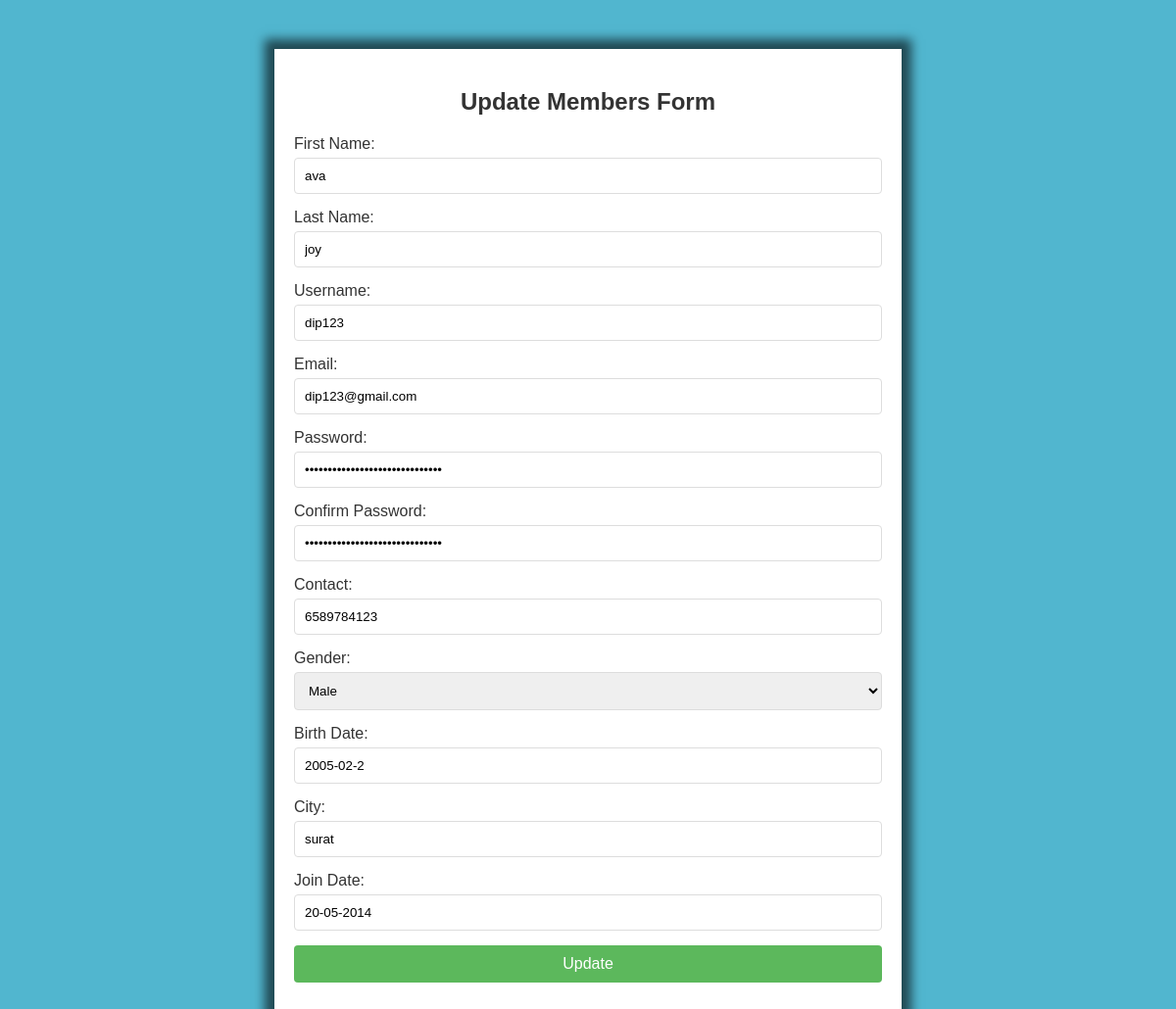
/adminpage/member-update.php?id=22 (signed in), run on the app's committed database.
### tables this page shows
CREATE TABLE `registration` (
  `user_id` int(11) NOT NULL,
  `fname` varchar(10) NOT NULL,
  `lname` varchar(10) NOT NULL,
  `user_name` varchar(10) NOT NULL,
  `email` varchar(20) NOT NULL,
  `password` varchar(30) NOT NULL,
  `cpassword` varchar(30) NOT NULL,
  `contact` varchar(10) NOT NULL,
  `gender` varchar(10) NOT NULL,
  `bod` varchar(10) NOT NULL,
  `city` varchar(10) NOT NULL,
  `jdate` varchar(10) NOT NULL
);

### adminpage/member-update.php (the view, shortened to what this page needs)
<!DOCTYPE html>
<html lang="en">
<head>
    <link rel="stylesheet" href="regis.css">
</head>
 <body>
    <div class="container">
        <h2>Update Members Form</h2>
        <?php
        include "connection.php";
        $uname1 = $_GET['id'];
        $sql = "select * from registration where user_id='$uname1'";
        $result = mysqli_query($conn, $sql);
        while ($row = mysqli_fetch_array($result)) {
        ?>
            <form action="member-update.php" method="post">
                <div class="form-group">
                    <label for="first_name">First Name:</label>
                    <input type="text" id="first_name" value="<?php echo $row['fname']; ?>" name="fname" required>
                </div>
                <div class="form-group">
                    <label for="last_name">Last Name:</label>
                    <input type="text" id="last_name" value="<?php echo $row['lname']; ?>" name="lname" required>
                </div>
                <div class="form-group">
                    <label for="username">Username:</label>
                    <input type="text" id="username" value="<?php echo $row['user_name']; ?>" name="user_name" required>
                </div>
                <div class="form-group">
                    <label for="email">Email:</label>
                    <input type="email" id="email" value="<?php echo $row['email']; ?>" name="email" required>
                </div>
                <div class="form-group">
                    <label for="password">Password:</label>
                    <input type="password" id="password" value="<?php echo $row['password']; ?>" name="pass" required>
                </div>
                <div class="form-group">
                    <label for="password">Confirm Password:</label>
                    <input type="password" id="password" value="<?php echo $row['cpassword']; ?>" name="cpass" required>
                </div>
                <div class="form-group">
                    <label for="contact">Contact:</label>
                    <input type="text" id="contact" name="pn" value="<?php echo $row['contact']; ?>" required>
                </div>
                <div class="form-group">
                    <label for="gender">Gender:</label>
                    <select id="gender" name="gender" required>
                        <option value="male" <?php if ($row['gender'] == 'male') echo 'selected'; ?>>Male</option>
                    </select>
                </div>
                <div class="form-group">
                    <label for="birth_date">Birth Date:</label>
                    <input type="text" id="birth_date" value="<?php echo $row['bod']; ?>" name="bod" required>
                </div>
                <div class="form-group">
                    <label for="city">City:</label>
                    <input type="text" id="city" value="<?php echo $row['city']; ?>" name="city" required>
                </div>
                <div class="form-group">
                    <label for="join_date">Join Date:</label>
                    <input type="text" id="join_date" name="jdate" value="<?php echo $row['jdate']; ?>" required>
                </div>
                <div class="form-group">
                    <button type="submit" name="submit">Update</button>
                </div>
            </form>
        <?php
        }
        ?>
    </div>
</body>
</html>

### adminpage/regis.css (style rules this page uses)
body { font-family: Arial, sans-serif; margin: 0; padding: 0; background-color: rgb(81, 182, 207); }
.container { width: 50%; margin: 0 auto; padding: 20px; background: #fff; box-shadow: 0 0 10px 10px rgba(0,0,0,0.6); margin-top: 50px; }
h2 { text-align: center; color: #333; }
.form-group { margin-bottom: 15px; }
.form-group label { display: block; margin-bottom: 5px; color: #333; }
.form-group input, .form-group select { width: 100%; padding: 10px; border: 1px solid #ddd; border-radius: 4px; box-sizing: border-box; }
.form-group select { padding: 10px; }
.form-group button { width: 100%; padding: 10px; border: none; border-radius: 4px; background-color: #5cb85c; color: white; font-size: 16px; }

### data on the page
registration: fname "ava", lname "joy", user_name "dip123", email "dip123@gmail.com", pn "6589784123", gender "Male", bod "2005-02-2", city "surat", jdate "20-05-2014"
